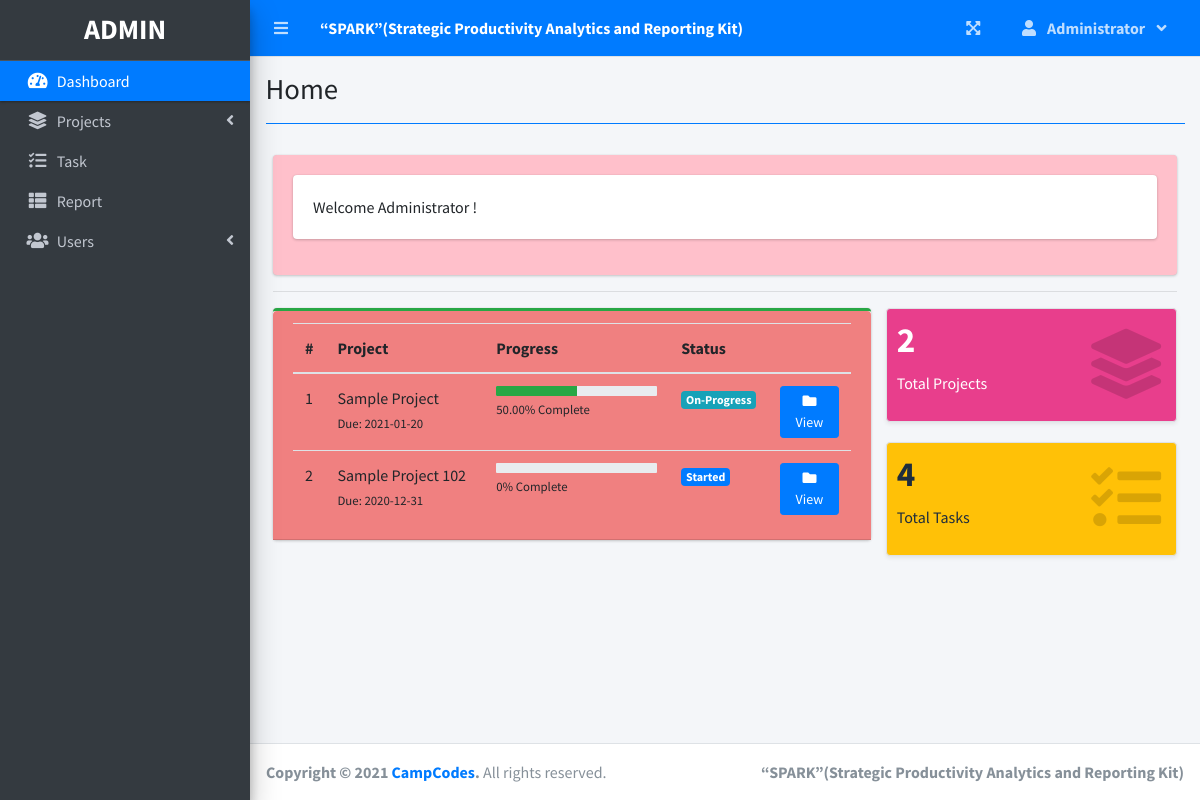
The page / (signed in) on the database its author committed.
### tables this page shows
CREATE TABLE `project_list` (
  `id` int(30) NOT NULL,
  `name` varchar(200) NOT NULL,
  `description` text NOT NULL,
  `status` tinyint(2) NOT NULL,
  `start_date` date NOT NULL,
  `end_date` date NOT NULL,
  `manager_id` int(30) NOT NULL,
  `user_ids` text NOT NULL,
  `date_created` datetime NOT NULL DEFAULT current_timestamp()
);

### home.php (the view, shortened to what this page needs)
<?php include('db_connect.php') ?>
 <div class="col-12">
 <div class="col-12 card card-body" style="background-color:pink;">
          <div class="card">
            <div class="card-body">
              Welcome <?php echo $_SESSION['login_name'] ?>!
            </div>
          </div>
  </div>
  <hr>
  <?php
     $where2 = "";
    ?>
      <div class="row">
        <div class="col-md-8">
        <div class="card card-outline card-success">
          <div class="card-header" style="background-color:	LightCoral;>
            <b>Project Progress</b>
          </div>
          <div class="card-body p-0">
            <div class="table-responsive">
              <table class="table m-0 table-hover">
                <colgroup>
                  <col width="5%">
                  <col width="30%">
                  <col width="35%">
                  <col width="15%">
                  <col width="15%">
                </colgroup>
                <thead>
                  <th>#</th>
                  <th>Project</th>
                  <th>Progress</th>
                  <th>Status</th>
                  <th></th>
                </thead>
                <tbody>
                <?php
                $i = 1;
                $stat = array("Pending","Started","On-Progress","On-Hold","Over Due","Done");
                $where = "";
                $qry = $conn->query("SELECT * FROM project_list $where order by name asc");
                while($row= $qry->fetch_assoc()):
                $tprog = $conn->query("SELECT * FROM task_list where project_id = {$row['id']}")->num_rows;
                $cprog = $conn->query("SELECT * FROM task_list where project_id = {$row['id']} and status = 3")->num_rows;
                $prog = $tprog > 0 ? ($cprog/$tprog) * 100 : 0;
                $prog = $prog > 0 ?  number_format($prog,2) : $prog;
                $prod = $conn->query("SELECT * FROM user_productivity where project_id = {$row['id']}")->num_rows;
                if($row['status'] == 0 && strtotime(date('Y-m-d')) >= strtotime($row['start_date'])):
                if($prod  > 0  || $cprog > 0)
                  $row['status'] = 2;
                else
                  $row['status'] = 1;
                elseif($row['status'] == 0 && strtotime(date('Y-m-d')) > strtotime($row['end_date'])):
                $row['status'] = 4;
                endif;
                  ?>
                  <tr>
                      <td>
                         <?php echo $i++ ?>
                      </td>
                      <td>
                          <a>
                              <?php echo ucwords($row['name']) ?>
                          </a>
                          <br>
                          <small>
                              Due: <?php echo date("Y-m-d",strtotime($row['end_date'])) ?>
                          </small>
                      </td>
                      <td class="project_progress">
                          <div class="progress progress-sm">
                              <div class="progress-bar bg-green" role="progressbar" aria-valuenow="57" aria-valuemin="0" aria-valuemax="100" style="width: <?php echo $prog ?>%">
                              </div>
                          </div>
                          <small>
                              <?php echo $prog ?>% Complete
                          </small>
                      </td>
                      <td class="project-state">
                          <?php
                            if($stat[$row['status']] =='Pending'){
                              echo "<span class='badge badge-secondary'>{$stat[$row['status']]}</span>";
                            }elseif($stat[$row['status']] =='Started'){
                              echo "<span class='badge badge-primary'>{$stat[$row['status']]}</span>";
                            }elseif($stat[$row['status']] =='On-Progress'){
                              echo "<span class='badge badge-info'>{$stat[$row['status']]}</span>";
                            }elseif($stat[$row['status']] =='On-Hold'){
                              echo "<span class='badge badge-warning'>{$stat[$row['status']]}</span>";
                            }elseif($stat[$row['status']] =='Over Due'){
                              echo "<span class='badge badge-danger'>{$stat[$row['status']]}</span>";
                            }elseif($stat[$row['status']] =='Done'){
                              echo "<span class='badge badge-success'>{$stat[$row['status']]}</span>";
                            }
                          ?>
                      </td>
                      <td>
                        <a class="btn btn-primary btn-sm" href="./index.php?page=view_project&id=<?php echo $row['id'] ?>">
                              <i class="fas fa-folder">
                              </i>
                              View
                        </a>
                      </td>
                  </tr>
                <?php endwhile; ?>
                </tbody>
              </table>
            </div>
          </div>
        </div>
        </div>
        <div class="col-md-4">
          <div class="row">
          <div class="col-12 col-sm-6 col-md-12" >
            <div class="small-box bg-pink shadow-sm border">
              <div class="inner">
                <h3><?php echo $conn->query("SELECT * FROM project_list $where")->num_rows; ?></h3>
                <p>Total Projects</p>
              </div>
              <div class="icon">
                <i class="fa fa-layer-group"></i>
              </div>
            </div>
          </div>
           <div class="col-12 col-sm-6 col-md-12">
            <div class="small-box bg-yellow shadow-sm border">
              <div class="inner">
                <h3><?php echo $conn->query("SELECT t.*,p.name as pname,p.start_date,p.status as pstatus, p.end_date,p.id as pid FROM task_list t inner join project_list p on p.id = t.project_id $where2")->num_rows; ?></h3>
                <p>Total Tasks</p>
              </div>
              <div class="icon">
                <i class="fa fa-tasks"></i>
              </div>
            </div>
          </div>
      </div>
        </div>
      </div>

### rows shown on the page
project_list: name "Sample Project", end_date "2021-01-20", prog "50.00", manager "On-Progress"
project_list: name "Sample Project 102", end_date "2020-12-31", prog "0", status "Started"

### other values the page prints
$_SESSION['system']['name'] "“SPARK”(Strategic Productivity Analytics and Reporting Kit)"
$_SESSION['login_firstname'] "Administrator"
$title "Home"
$_SESSION['login_name'] "Administrator"
$conn->query("SELECT * FROM project_list $where")->num_rows "2"
